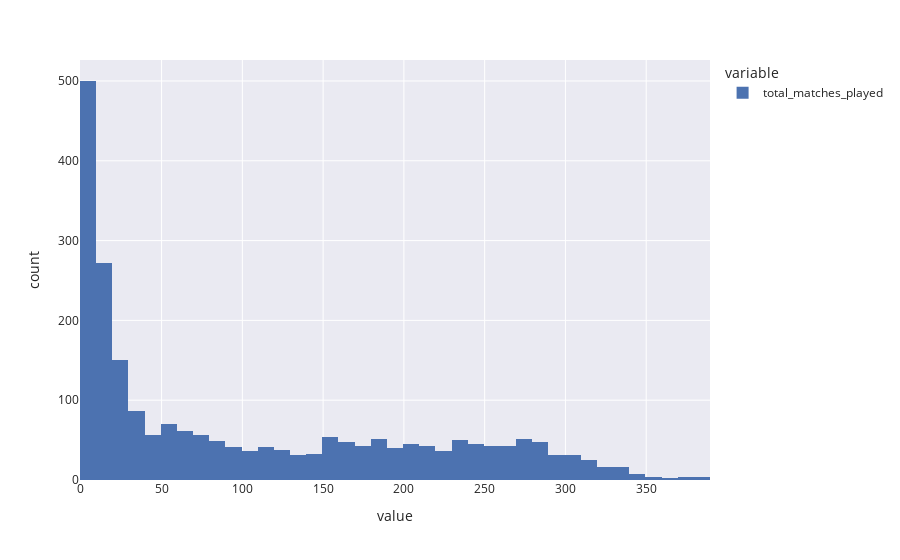

Notebook code for this chart:
### Markdown cell above
### Matches played

### Code cell
df_players.total_matches_played.hist()

### Figure 1 — Plotly figure (JSON) as saved in the notebook; plotly's stock layout.template omitted (floating-point values rounded to 4 significant figures; data arrays with more than 128 entries replaced by an {"elided": "..."} marker saying what was removed)
{"data": [{"alignmentgroup": "True", "bingroup": "x", "hovertemplate": "variable=total_matches_played<br>value=%{x}<br>count=%{y}<extra></extra>", "legendgroup": "total_matches_played", "marker": {"color": "rgb(76,114,176)", "pattern": {"shape": ""}}, "name": "total_matches_played", "offsetgroup": "total_matches_played", "orientation": "v", "showlegend": true, "type": "histogram", "x": {"elided": "2299 int values"}, "xaxis": "x", "yaxis": "y"}], "layout": {"barmode": "relative", "legend": {"title": {"text": "variable"}, "tracegroupgap": 0}, "margin": {"t": 60}, "xaxis": {"anchor": "y", "domain": [0, 1], "title": {"text": "value"}}, "yaxis": {"anchor": "x", "domain": [0, 1], "title": {"text": "count"}}}}
